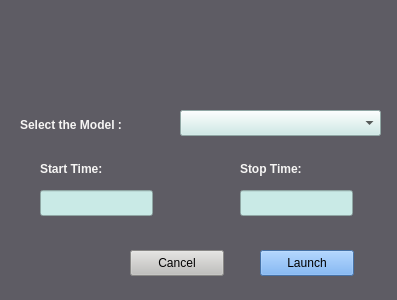
<?xml version="1.0" encoding="UTF-8"?>
<ui version="4.0">
 <class>OM</class>
 <widget class="QWidget" name="OM">
  <property name="geometry">
   <rect>
    <x>0</x>
    <y>0</y>
    <width>397</width>
    <height>300</height>
   </rect>
  </property>
  <property name="windowTitle">
   <string>OM Launcher</string>
  </property>
  <property name="windowIcon">
   <iconset>
    <normaloff>../images/openmodelica.png</normaloff>../images/openmodelica.png</iconset>
  </property>
  <property name="styleSheet">
   <string notr="true">background-color:rgb(94, 92, 100)</string>
  </property>
  <widget class="QComboBox" name="comboBox">
   <property name="geometry">
    <rect>
     <x>180</x>
     <y>110</y>
     <width>201</width>
     <height>26</height>
    </rect>
   </property>
   <property name="styleSheet">
    <string notr="true">background-color:rgb(201, 234, 230)</string>
   </property>
  </widget>
  <widget class="QLineEdit" name="lineEdit">
   <property name="geometry">
    <rect>
     <x>240</x>
     <y>190</y>
     <width>113</width>
     <height>26</height>
    </rect>
   </property>
   <property name="styleSheet">
    <string notr="true">background-color:rgb(201, 234, 230); color: black;</string>
   </property>
  </widget>
  <widget class="QLineEdit" name="lineEdit_2">
   <property name="geometry">
    <rect>
     <x>40</x>
     <y>190</y>
     <width>113</width>
     <height>26</height>
    </rect>
   </property>
   <property name="styleSheet">
    <string notr="true">background-color:rgb(201, 234, 230); color: black;</string>
   </property>
  </widget>
  <widget class="QPushButton" name="pushButton">
   <property name="geometry">
    <rect>
     <x>260</x>
     <y>250</y>
     <width>94</width>
     <height>26</height>
    </rect>
   </property>
   <property name="styleSheet">
    <string notr="true">background-color:rgb(98, 160, 234); color: black;</string>
   </property>
   <property name="text">
    <string>Launch</string>
   </property>
  </widget>
  <widget class="QPushButton" name="pushButton_2">
   <property name="geometry">
    <rect>
     <x>130</x>
     <y>250</y>
     <width>94</width>
     <height>26</height>
    </rect>
   </property>
   <property name="styleSheet">
    <string notr="true">background-color:rgb(192, 191, 188); color: black;</string>
   </property>
   <property name="text">
    <string>Cancel</string>
   </property>
  </widget>
  <widget class="QLabel" name="label">
   <property name="geometry">
    <rect>
     <x>20</x>
     <y>110</y>
     <width>154</width>
     <height>31</height>
    </rect>
   </property>
   <property name="styleSheet">
    <string notr="true">border-color: rgb(26, 95, 180);</string>
   </property>
   <property name="text">
    <string>&lt;html&gt;&lt;head/&gt;&lt;body&gt;&lt;p&gt;&lt;span style=&quot; font-weight:600; color:#f6f5f4;&quot;&gt;Select the Model :&lt;/span&gt;&lt;/p&gt;&lt;/body&gt;&lt;/html&gt;</string>
   </property>
   <property name="scaledContents">
    <bool>true</bool>
   </property>
  </widget>
  <widget class="QLabel" name="label_4">
   <property name="geometry">
    <rect>
     <x>-10</x>
     <y>0</y>
     <width>411</width>
     <height>91</height>
    </rect>
   </property>
   <property name="minimumSize">
    <size>
     <width>411</width>
     <height>0</height>
    </size>
   </property>
   <property name="text">
    <string/>
   </property>
   <property name="pixmap">
    <pixmap>../images/om1.png</pixmap>
   </property>
   <property name="scaledContents">
    <bool>true</bool>
   </property>
  </widget>
  <widget class="QLabel" name="label_3">
   <property name="geometry">
    <rect>
     <x>240</x>
     <y>160</y>
     <width>91</width>
     <height>18</height>
    </rect>
   </property>
   <property name="text">
    <string>&lt;html&gt;&lt;head/&gt;&lt;body&gt;&lt;p&gt;&lt;span style=&quot; font-weight:600; color:#f6f5f4;&quot;&gt;Stop Time:&lt;/span&gt;&lt;/p&gt;&lt;/body&gt;&lt;/html&gt;</string>
   </property>
  </widget>
  <widget class="QLabel" name="label_2">
   <property name="geometry">
    <rect>
     <x>40</x>
     <y>160</y>
     <width>101</width>
     <height>18</height>
    </rect>
   </property>
   <property name="text">
    <string>&lt;html&gt;&lt;head/&gt;&lt;body&gt;&lt;p&gt;&lt;span style=&quot; font-weight:600; color:#f6f5f4;&quot;&gt;Start Time:&lt;/span&gt;&lt;/p&gt;&lt;/body&gt;&lt;/html&gt;</string>
   </property>
  </widget>
  <widget class="QLabel" name="label_5">
   <property name="geometry">
    <rect>
     <x>30</x>
     <y>240</y>
     <width>41</width>
     <height>41</height>
    </rect>
   </property>
   <property name="toolTip">
    <string>Click to know more about this launcher</string>
   </property>
   <property name="text">
    <string/>
   </property>
   <property name="pixmap">
    <pixmap>../images/5683325.png</pixmap>
   </property>
   <property name="scaledContents">
    <bool>true</bool>
   </property>
  </widget>
 </widget>
 <resources/>
 <connections>
  <connection>
   <sender>label_5</sender>
   <signal>clicked()</signal>
   <receiver>OM</receiver>
   <slot>showInfo()</slot>
   <hints>
    <hint type="sourcelabel">
     <x>55</x>
     <y>255</y>
    </hint>
    <hint type="destinationlabel">
     <x>200</x>
     <y>200</y>
    </hint>
   </hints>
  </connection>
 </connections>
</ui>
